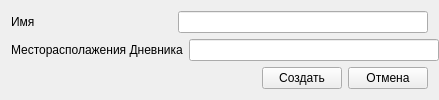
<?xml version="1.0" encoding="UTF-8"?>
<ui version="4.0">
 <class>Form</class>
 <widget class="QWidget" name="Form">
  <property name="geometry">
   <rect>
    <x>0</x>
    <y>0</y>
    <width>439</width>
    <height>99</height>
   </rect>
  </property>
  <property name="minimumSize">
   <size>
    <width>439</width>
    <height>0</height>
   </size>
  </property>
  <property name="maximumSize">
   <size>
    <width>439</width>
    <height>119</height>
   </size>
  </property>
  <property name="windowTitle">
   <string>Form</string>
  </property>
  <layout class="QVBoxLayout" name="verticalLayout">
   <item>
    <layout class="QHBoxLayout" name="horizontalLayout_9">
     <item>
      <widget class="QLabel" name="label_8">
       <property name="text">
        <string>Имя</string>
       </property>
      </widget>
     </item>
     <item>
      <spacer name="horizontalSpacer_9">
       <property name="orientation">
        <enum>Qt::Horizontal</enum>
       </property>
       <property name="sizeHint" stdset="0">
        <size>
         <width>40</width>
         <height>20</height>
        </size>
       </property>
      </spacer>
     </item>
     <item>
      <widget class="QLineEdit" name="name_2">
       <property name="minimumSize">
        <size>
         <width>250</width>
         <height>0</height>
        </size>
       </property>
       <property name="maximumSize">
        <size>
         <width>250</width>
         <height>16777215</height>
        </size>
       </property>
       <property name="mouseTracking">
        <bool>true</bool>
       </property>
      </widget>
     </item>
    </layout>
   </item>
   <item>
    <layout class="QHBoxLayout" name="horizontalLayout_11">
     <item>
      <widget class="QLabel" name="label_10">
       <property name="text">
        <string>Месторасполажения Дневника</string>
       </property>
      </widget>
     </item>
     <item>
      <spacer name="horizontalSpacer_11">
       <property name="orientation">
        <enum>Qt::Horizontal</enum>
       </property>
       <property name="sizeHint" stdset="0">
        <size>
         <width>40</width>
         <height>20</height>
        </size>
       </property>
      </spacer>
     </item>
     <item>
      <widget class="QLineEdit" name="put_2">
       <property name="minimumSize">
        <size>
         <width>250</width>
         <height>0</height>
        </size>
       </property>
       <property name="maximumSize">
        <size>
         <width>250</width>
         <height>16777215</height>
        </size>
       </property>
       <property name="mouseTracking">
        <bool>true</bool>
       </property>
      </widget>
     </item>
    </layout>
   </item>
   <item>
    <layout class="QHBoxLayout" name="horizontalLayout_12">
     <item>
      <widget class="QLabel" name="label">
       <property name="minimumSize">
        <size>
         <width>257</width>
         <height>20</height>
        </size>
       </property>
       <property name="maximumSize">
        <size>
         <width>257</width>
         <height>99</height>
        </size>
       </property>
       <property name="text">
        <string/>
       </property>
      </widget>
     </item>
     <item>
      <widget class="QPushButton" name="createButton_2">
       <property name="text">
        <string>Создать</string>
       </property>
      </widget>
     </item>
     <item>
      <widget class="QPushButton" name="cancel_2">
       <property name="text">
        <string>Отмена</string>
       </property>
      </widget>
     </item>
    </layout>
   </item>
  </layout>
 </widget>
 <resources/>
 <connections/>
</ui>
